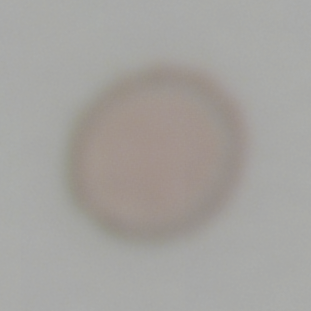
#> input picture IdentiCyte/test/1_2.tif, 311 x 311 px
$ python -i CellDetection.py   (imports and definitions only)
#> lines starting #> are read from the running program, lines starting #| are printed output that depends on the picture; after the words box and inside, x2 and y2 are one past the last pixel; in counts of white or black regions, pixels touching at a corner belong together
#> further down, picture is the input picture: shape (311, 311, 3); mean B, G, R 159, 162.6, 164.9
"""
   File Name: CellDetection.py
   Version: 1.0
   Author: Guillaume Garnier
   Date Modified: 2018-12-13
   License: GNU-GPL-3.0-or-later
   Python Version 3.5
   Description: Locates all the cells in a batch of images
"""
import cv2
from scipy.ndimage.morphology import binary_fill_holes
import numpy as np


def detect(image,  # type: ndarray
           channel='B',  # type: Opional(str)
           method='Otsu',  # type: Opional(str)
           minSize=9000,  # type: Opional(int)
           bf=True  # type: Opional(bool)
           ):
    # type: (...) -> List[List[int]]
    """
    Detects cells in an image

    This will find cells in a bright field or fluorescence microscopy image. It looks for spots of at least a specified
    size that contrast the background (dark for bf, bright for fluoro).

    Parameters
    ----------
    image : ndarray
        An array containing the pixel values of the image. Can be 3 channel colour or grey scale
    channel : str
        The colour channel that will be inspected, ignored if analyzing grey scale images
    method : str
        The algorithm used to threshold the image into binary when detecting cells. Either 'Otsu' or 'Triangle'.
    minSize : int
        The minimum number of pixels in a blob for it to be considered a cell and not small debris.
    bf : bool
        Indicates whether the image is bright field(True) or fluorescent(False)

    Returns
    -------
    imInfo : list
        A list of the approximate centroid for each cell detected in an image.
    """

    imBinar = process(image,
                      channel,
                      method,
                      bf)
    imInfo = analyze(imBinar, minSize)
    return imInfo


def process(image,  # type: ndarray
            channel='B',  # type: Opional(str)
            method='Otsu',  # type: Opional(str)
            bf=True  # type: Opional(bool)
            ):
    # type: (...) -> ndarray
    """
    Separates cells from the background of the image.

    The image is binarized, using the specified method. The cells in this binary image are then segmented out from
    the background.
    Parameters
    ----------
    image : ndarray
        An array containing the pixel values of the image. Can be 3 channel colour or grey scale
    channel : str
        The colour channel that will be inspected, ignored if analyzing grey scale images
    method : str
        The algorithm used to threshold the image into binary when detecting cells. Either 'Otsu' or 'Triangle'.
    bf : bool
        Indicates whether the image is bright field(True) or fluorescent(False)

    Returns
    -------
    outim : ndarray
        An array of the same size as the input image. The elements along the edge have a value -1, the background
        of the image is 1 and each detected cell has a unique positive integer value.
    """
#> called with channel = 'B', method = 'Otsu', bf = True
    # Select the correct color channel
    if channel is 'R':
        select = 2
    elif channel is 'G':
        select = 1
    else:
        select = 0

    if len(np.shape(image)) == 3:
        try:
            img = image[:, :, select]
        except IndexError:
            img = image[:, :, 0]
    else:
        img = image


    # Perform the thresholding
    if method == 'Triangle':
        meth = cv2.THRESH_TRIANGLE
    elif method == 'Otsu':
        meth = cv2.THRESH_OTSU
    else:
        meth = 0
    if np.abs(img[0][0]) % 1 > 0:
        img = np.multiply(img, 255)
        img = img.astype(np.uint8)
        print('Hold')
    ret, binIm = cv2.threshold(img, 0, 255, cv2.THRESH_BINARY+meth)
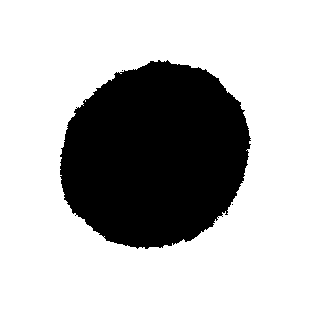
#> binIm: shape (311, 311); 71.6% white; 3 black regions (2 under 20 px), largest, box (x1, y1, x2, y2) and area: (60, 60, 251, 249) 27469
#> ret = 153

    # Fill the holes in the cells
    if bf:
        binIm[binIm == 0] = True
        binIm[binIm == 255] = False
    else:
        binIm[binIm == 0] = False
        binIm[binIm == 255] = True
    filIm = binary_fill_holes(binIm)
#> filIm: shape (311, 311) bool; 28.4% white; 3 white regions (2 under 20 px), largest, box (x1, y1, x2, y2) and area: (60, 60, 251, 249) 27476
    imtst = np.zeros(np.shape(filIm), np.uint8)

    imtst[filIm == False] = 0
    imtst[filIm == True] = 255

    outim = segment(imtst, image)
    return outim


def segment(img,  # type: ndarray
            image  # type: ndarray
            ):
    # type: (ndarray, ndarray) -> ndarray
    """
    Separates cells from the background of the image.

    The image is binarized, using the specified method. The cells in this binary image are then segmented out from
    the background.
    Parameters
    ----------
    img : ndarray
        An array representing a binary image with dark spots representing cells on a white background.
        Numbers must have type uint8.
    image : ndarray
        An array containing the pixel values of a single channel image. Numbers must have type uint8.

    Returns
    -------
    markers : ndarray
        An array of the same size as the input image. The elements along the edge have a value -1, the background
        of the image is 1 and each detected cell has a unique positive integer value.
    """
    if (len(np.shape(image)) != 3) or (np.shape(image)[2] == 1):
        image = np.stack((image,) * 3, axis=-1)

    # Remove any small black noise spots
    kernel = np.ones((3, 3), np.uint8)

    op = cv2.morphologyEx(img, cv2.MORPH_OPEN, kernel, iterations=2)
#> op: shape (311, 311); 28.3% white; 1 white region, box (x1, y1, x2, y2) and area: (60, 62, 250, 247) 27337
    op = np.uint8(op)

    # Prepare the image for watershedding
    sureBg = cv2.dilate(op, kernel, iterations=3)
#> sureBg: shape (311, 311); 30.6% white; 1 white region, box (x1, y1, x2, y2) and area: (57, 59, 253, 250) 29631

    dstTransf = cv2.distanceTransform(op, cv2.DIST_L2, 5)
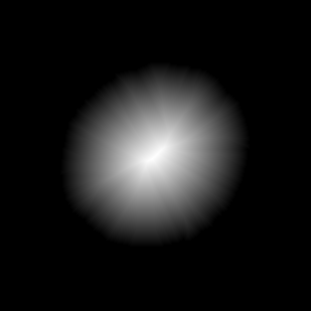
#> dstTransf: shape (311, 311) float32; min 0, max 86.58, mean 8.6; drawn with min black and max white

    dstTransf = np.rint(dstTransf).astype('uint8')
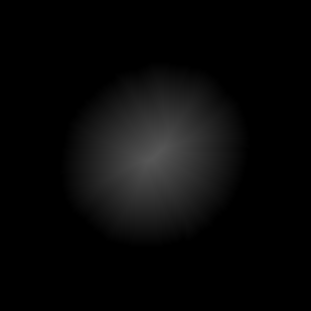
#> dstTransf: shape (311, 311); min 0, max 87, mean 8.6
    _, sureFg = cv2.threshold(dstTransf, 0.6*np.max(dstTransf), 255, cv2.THRESH_BINARY)
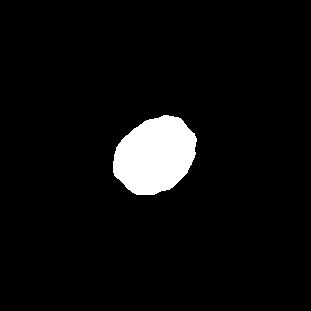
#> sureFg: shape (311, 311); 5.1% white; 1 white region, box (x1, y1, x2, y2) and area: (113, 115, 197, 195) 4958

    sureFg = np.uint8(sureFg)
    unknown = cv2.subtract(sureBg, sureFg)
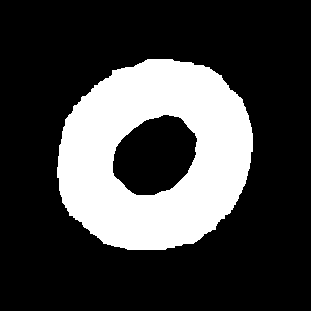
#> unknown: shape (311, 311); 25.5% white; 1 white region, box (x1, y1, x2, y2) and area: (57, 59, 253, 250) 24673
    _, markers = cv2.connectedComponents(sureFg)

    markers = markers + 1
    markers[unknown == 255] = 0
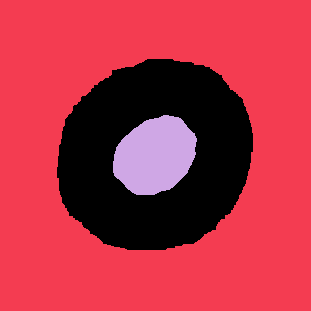
#> markers: shape (311, 311) int32; 3 distinct labels, from 0 to 2; one colour per label, 0 black

    # Segment the images
    markers = cv2.watershed(image, markers)
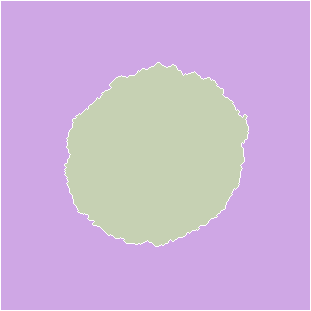
#> markers: shape (311, 311) int32; 3 distinct labels, from -1 to 2; one colour per label, 0 black, -1 white
    return markers


def analyze(segIm,  # type: ndarray
            minSize  # type: int
            ):
    # type: (ndarray, int) -> List[List[int]]
    """
    Counts the segmented cells in an image

    This counts the number of pixels with a unique value in an array and notes their co-ordinates within the array.
    For values with a high enough pixel count, it averages the co-ordinates and returns a centroid.

    Parameters
    ----------
    segIm : ndarray
        An array of the same size as the input image. The elements along the edge have a value -1, the background
        of the image is 1 and each detected cell has a unique positive integer value.
    minSize : int
        The minimum number of pixels in a blob for it to be considered a cell and not small debris.


    Returns
    -------
    list
        A list of the approximate centroid for each cell detected in an image.
    """
#> called with minSize = 9000
    # Counts the number of dark blobs in the image
    segment, count = np.unique(segIm, return_counts=True)
#> segment = [-1, 1, 2]; count = [1811, 70349, 24561]
    resArr = []
    # Get all the relevant information from any cells.
    for j in range(len(segment)):
        if j > 1 and count[j] >= minSize:
            y, x = np.where(segIm == segment[j])
            resArr.append([int(np.round(np.mean(y))), int(np.round(np.mean(x)))])
#> this loop made 3 passes
#> after the loop, resArr = [[155, 155]]

    return resArr

>>> import cv2
>>> picture = cv2.imread('test/1_2.tif')
>>> result = detect(picture)
#> result = [[155, 155]]

$ run again, on IdentiCyte/test/Cell5.png
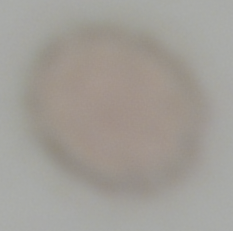
#> input picture IdentiCyte/test/Cell5.png, 233 x 231 px
#> picture is the input picture: shape (231, 233, 3); mean B, G, R 150.9, 157.2, 161.2
#> in process, `ret, binIm = cv2.threshold(img, 0, 255, cv2.THRESH_BINARY+meth)`:
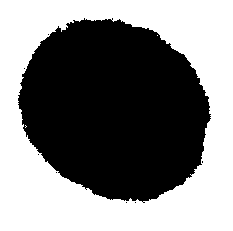
#> binIm: shape (231, 233); 50.4% white; 8 black regions (7 under 20 px), largest, box (x1, y1, x2, y2) and area: (18, 18, 211, 203) 26688
#> ret = 150
#> filIm: shape (231, 233) bool; 49.6% white; 8 white regions (7 under 20 px), largest, box (x1, y1, x2, y2) and area: (18, 18, 211, 203) 26693
#> op: shape (231, 233); 49.4% white; 1 white region, box (x1, y1, x2, y2) and area: (19, 20, 210, 201) 26580
#> sureBg: shape (231, 233); 53.6% white; 1 black region, box (x1, y1, x2, y2) and area: (0, 0, 233, 231) 24950
#> sureFg: shape (231, 233); 9.7% white; 1 white region, box (x1, y1, x2, y2) and area: (69, 69, 159, 150) 5232
#> unknown: shape (231, 233); 43.9% white; 1 white region, box (x1, y1, x2, y2) and area: (16, 17, 213, 204) 23641
#> in segment, `markers = cv2.watershed(image, markers)`:
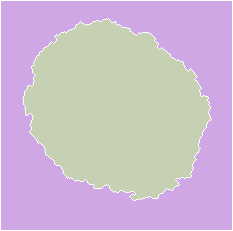
#> markers: shape (231, 233) int32; 3 distinct labels, from -1 to 2; one colour per label, 0 black, -1 white
#> segment = [-1, 1, 2]; count = [1524, 28508, 23791]
#> the loop in analyze, `for j in range(len(segment)):` made 3 passes
#> after the loop in analyze, `for j in range(len(segment)):`: resArr = [[109, 116]]
